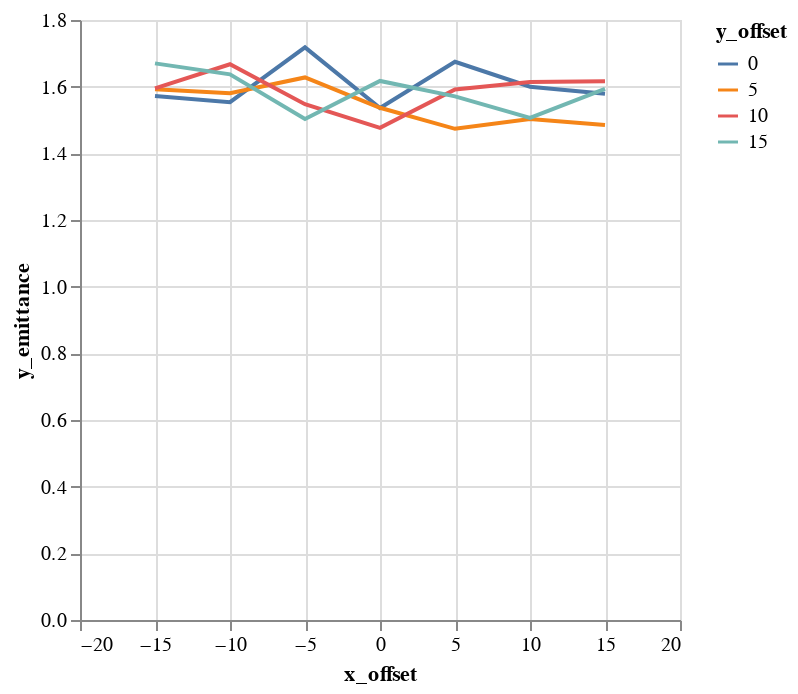

The notebook cell saved with this chart:
### Code cell
alt.Chart(emit_df).mark_line().encode(
    color='y_offset:N',
    x='x_offset',
    y='y_emittance',
)

### Figure 1 — Vega-Lite specification as saved in the notebook (floating-point values rounded to 4 significant figures)
{"$schema": "https://vega.github.io/schema/vega-lite/v1.2.1.json", "data": {"values": [{"losses": 0, "relbeta": 0.002309, "sourceID": 16777222, "sourceName": "x_-15_y_0", "x_emittance": 1.651, "x_emittance_rel": 1.018, "x_norm_emittance": 0.003811, "x_offset": -15, "y_emittance": 1.572, "y_emittance_rel": 1.0, "y_norm_emittance": 0.00363, "y_offset": 0}, {"losses": 0, "relbeta": 0.002309, "sourceID": 16777229, "sourceName": "x_-15_y_5", "x_emittance": 1.618, "x_emittance_rel": 1.016, "x_norm_emittance": 0.003736, "x_offset": -15, "y_emittance": 1.592, "y_emittance_rel": 0.9989, "y_norm_emittance": 0.003675, "y_offset": 5}, {"losses": 0, "relbeta": 0.002309, "sourceID": 16777236, "sourceName": "x_-15_y_10", "x_emittance": 1.647, "x_emittance_rel": 1.018, "x_norm_emittance": 0.003802, "x_offset": -15, "y_emittance": 1.595, "y_emittance_rel": 0.999, "y_norm_emittance": 0.003682, "y_offset": 10}, {"losses": 0, "relbeta": 0.002309, "sourceID": 16777243, "sourceName": "x_-15_y_15", "x_emittance": 1.715, "x_emittance_rel": 1.026, "x_norm_emittance": 0.003959, "x_offset": -15, "y_emittance": 1.67, "y_emittance_rel": 1.005, "y_norm_emittance": 0.003855, "y_offset": 15}, {"losses": 0, "relbeta": 0.002309, "sourceID": 16777220, "sourceName": "x_-10_y_0", "x_emittance": 1.592, "x_emittance_rel": 1.0, "x_norm_emittance": 0.003676, "x_offset": -10, "y_emittance": 1.554, "y_emittance_rel": 1.001, "y_norm_emittance": 0.003587, "y_offset": 0}, {"losses": 0, "relbeta": 0.002309, "sourceID": 16777227, "sourceName": "x_-10_y_5", "x_emittance": 1.608, "x_emittance_rel": 0.9969, "x_norm_emittance": 0.003712, "x_offset": -10, "y_emittance": 1.58, "y_emittance_rel": 1.0, "y_norm_emittance": 0.003648, "y_offset": 5}, {"losses": 0, "relbeta": 0.002309, "sourceID": 16777234, "sourceName": "x_-10_y_10", "x_emittance": 1.488, "x_emittance_rel": 1.001, "x_norm_emittance": 0.003435, "x_offset": -10, "y_emittance": 1.667, "y_emittance_rel": 1.001, "y_norm_emittance": 0.003849, "y_offset": 10}, {"losses": 0, "relbeta": 0.002309, "sourceID": 16777241, "sourceName": "x_-10_y_15", "x_emittance": 1.457, "x_emittance_rel": 1.005, "x_norm_emittance": 0.003364, "x_offset": -10, "y_emittance": 1.637, "y_emittance_rel": 1.002, "y_norm_emittance": 0.003779, "y_offset": 15}, {"losses": 0, "relbeta": 0.002309, "sourceID": 16777218, "sourceName": "x_-5_y_0", "x_emittance": 1.679, "x_emittance_rel": 1.001, "x_norm_emittance": 0.003875, "x_offset": -5, "y_emittance": 1.718, "y_emittance_rel": 1.0, "y_norm_emittance": 0.003966, "y_offset": 0}, {"losses": 0, "relbeta": 0.002309, "sourceID": 16777225, "sourceName": "x_-5_y_5", "x_emittance": 1.524, "x_emittance_rel": 1.001, "x_norm_emittance": 0.003519, "x_offset": -5, "y_emittance": 1.628, "y_emittance_rel": 1.001, "y_norm_emittance": 0.003758, "y_offset": 5}, {"losses": 0, "relbeta": 0.002309, "sourceID": 16777232, "sourceName": "x_-5_y_10", "x_emittance": 1.514, "x_emittance_rel": 1.002, "x_norm_emittance": 0.003496, "x_offset": -5, "y_emittance": 1.547, "y_emittance_rel": 1.001, "y_norm_emittance": 0.003573, "y_offset": 10}, {"losses": 0, "relbeta": 0.002309, "sourceID": 16777239, "sourceName": "x_-5_y_15", "x_emittance": 1.697, "x_emittance_rel": 1.003, "x_norm_emittance": 0.003918, "x_offset": -5, "y_emittance": 1.503, "y_emittance_rel": 0.999, "y_norm_emittance": 0.003471, "y_offset": 15}, {"losses": 0, "relbeta": 0.002309, "sourceID": 16777216, "sourceName": "x_0_y_0", "x_emittance": 1.542, "x_emittance_rel": 1.001, "x_norm_emittance": 0.00356, "x_offset": 0, "y_emittance": 1.536, "y_emittance_rel": 0.9997, "y_norm_emittance": 0.003547, "y_offset": 0}, {"losses": 0, "relbeta": 0.002309, "sourceID": 16777223, "sourceName": "x_0_y_5", "x_emittance": 1.539, "x_emittance_rel": 0.9991, "x_norm_emittance": 0.003554, "x_offset": 0, "y_emittance": 1.537, "y_emittance_rel": 1.001, "y_norm_emittance": 0.003548, "y_offset": 5}, {"losses": 0, "relbeta": 0.002309, "sourceID": 16777230, "sourceName": "x_0_y_10", "x_emittance": 1.412, "x_emittance_rel": 1.007, "x_norm_emittance": 0.003261, "x_offset": 0, "y_emittance": 1.476, "y_emittance_rel": 1.001, "y_norm_emittance": 0.003408, "y_offset": 10}, {"losses": 0, "relbeta": 0.002309, "sourceID": 16777237, "sourceName": "x_0_y_15", "x_emittance": 1.775, "x_emittance_rel": 1.004, "x_norm_emittance": 0.004098, "x_offset": 0, "y_emittance": 1.617, "y_emittance_rel": 1.003, "y_norm_emittance": 0.003734, "y_offset": 15}, {"losses": 0, "relbeta": 0.002309, "sourceID": 16777217, "sourceName": "x_5_y_0", "x_emittance": 1.555, "x_emittance_rel": 1.004, "x_norm_emittance": 0.003591, "x_offset": 5, "y_emittance": 1.675, "y_emittance_rel": 1.0, "y_norm_emittance": 0.003867, "y_offset": 0}, {"losses": 0, "relbeta": 0.002309, "sourceID": 16777224, "sourceName": "x_5_y_5", "x_emittance": 1.608, "x_emittance_rel": 1.004, "x_norm_emittance": 0.003713, "x_offset": 5, "y_emittance": 1.473, "y_emittance_rel": 1.0, "y_norm_emittance": 0.003402, "y_offset": 5}, {"losses": 0, "relbeta": 0.002309, "sourceID": 16777231, "sourceName": "x_5_y_10", "x_emittance": 1.494, "x_emittance_rel": 1.021, "x_norm_emittance": 0.003449, "x_offset": 5, "y_emittance": 1.592, "y_emittance_rel": 0.9988, "y_norm_emittance": 0.003675, "y_offset": 10}, {"losses": 0, "relbeta": 0.002309, "sourceID": 16777238, "sourceName": "x_5_y_15", "x_emittance": 1.618, "x_emittance_rel": 1.013, "x_norm_emittance": 0.003736, "x_offset": 5, "y_emittance": 1.571, "y_emittance_rel": 0.9979, "y_norm_emittance": 0.003627, "y_offset": 15}, {"losses": 0, "relbeta": 0.002309, "sourceID": 16777219, "sourceName": "x_10_y_0", "x_emittance": 1.558, "x_emittance_rel": 1.026, "x_norm_emittance": 0.003598, "x_offset": 10, "y_emittance": 1.6, "y_emittance_rel": 1.0, "y_norm_emittance": 0.003693, "y_offset": 0}, {"losses": 0, "relbeta": 0.002309, "sourceID": 16777226, "sourceName": "x_10_y_5", "x_emittance": 1.466, "x_emittance_rel": 1.013, "x_norm_emittance": 0.003384, "x_offset": 10, "y_emittance": 1.503, "y_emittance_rel": 0.9974, "y_norm_emittance": 0.003469, "y_offset": 5}, {"losses": 0, "relbeta": 0.002309, "sourceID": 16777233, "sourceName": "x_10_y_10", "x_emittance": 1.792, "x_emittance_rel": 1.028, "x_norm_emittance": 0.004137, "x_offset": 10, "y_emittance": 1.614, "y_emittance_rel": 1.001, "y_norm_emittance": 0.003727, "y_offset": 10}, {"losses": 0, "relbeta": 0.002309, "sourceID": 16777240, "sourceName": "x_10_y_15", "x_emittance": 1.606, "x_emittance_rel": 1.021, "x_norm_emittance": 0.003709, "x_offset": 10, "y_emittance": 1.506, "y_emittance_rel": 0.9965, "y_norm_emittance": 0.003477, "y_offset": 15}, {"losses": 0, "relbeta": 0.002309, "sourceID": 16777221, "sourceName": "x_15_y_0", "x_emittance": 1.712, "x_emittance_rel": 1.143, "x_norm_emittance": 0.003954, "x_offset": 15, "y_emittance": 1.579, "y_emittance_rel": 1.0, "y_norm_emittance": 0.003645, "y_offset": 0}, {"losses": 1, "relbeta": 0.002309, "sourceID": 16777228, "sourceName": "x_15_y_5", "x_emittance": 1.703, "x_emittance_rel": 1.084, "x_norm_emittance": 0.003933, "x_offset": 15, "y_emittance": 1.485, "y_emittance_rel": 0.9997, "y_norm_emittance": 0.003429, "y_offset": 5}, {"losses": 0, "relbeta": 0.002309, "sourceID": 16777235, "sourceName": "x_15_y_10", "x_emittance": 1.722, "x_emittance_rel": 1.061, "x_norm_emittance": 0.003976, "x_offset": 15, "y_emittance": 1.616, "y_emittance_rel": 1.0, "y_norm_emittance": 0.003731, "y_offset": 10}, {"losses": 0, "relbeta": 0.002309, "sourceID": 16777242, "sourceName": "x_15_y_15", "x_emittance": 1.6, "x_emittance_rel": 1.056, "x_norm_emittance": 0.003695, "x_offset": 15, "y_emittance": 1.593, "y_emittance_rel": 1.004, "y_norm_emittance": 0.003678, "y_offset": 15}]}, "encoding": {"color": {"field": "y_offset", "type": "nominal"}, "x": {"field": "x_offset", "type": "quantitative"}, "y": {"field": "y_emittance", "type": "quantitative"}}, "mark": "line"}
